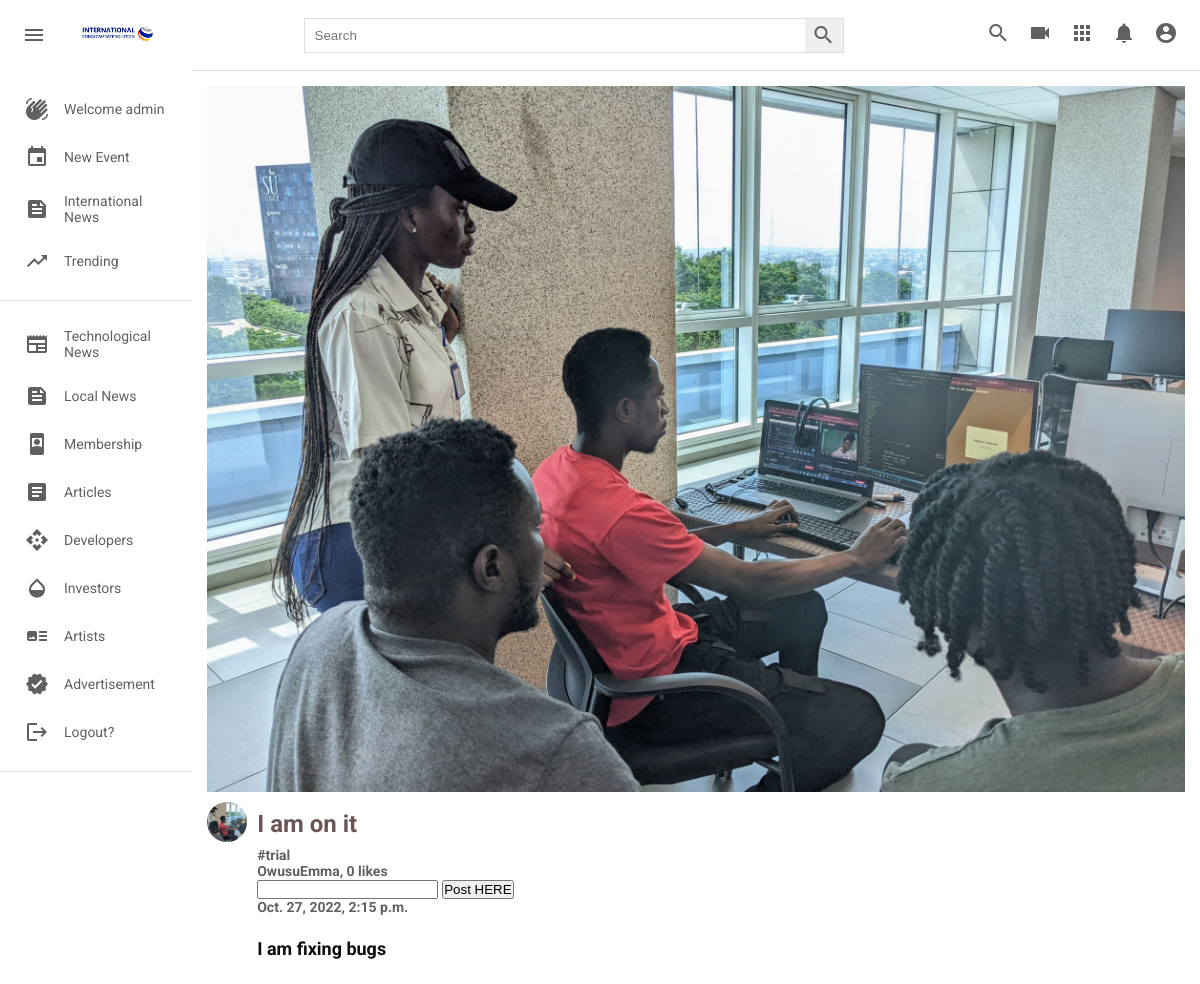
Page /detail/2/ (signed in) on the committed database.
### post/models.py (models this page shows, shortened)
class Post(models.Model):
    title = models.CharField(max_length=500, verbose_name="title", blank=True)
    picture = models.ImageField(upload_to=user_directory_path, verbose_name="Picture", null=True)
    caption = models.CharField(max_length=500000, verbose_name="Caption")
    posted = models.DateTimeField(auto_now_add=True)
    tag = models.ManyToManyField(Tag, related_name="tags")
    user = models.ForeignKey(User, on_delete=models.CASCADE)
    likes = models.IntegerField(default=0)

class Tag(models.Model):
    title = models.CharField(max_length=100, verbose_name='tag')
    slug = models.SlugField(null=False, unique=True, default=uuid.uuid1)
    class Meta:
        verbose_name = 'Tag'
        verbose_name_plural = 'Tags'
    def __str__(self):
        return self.title

### post/views.py (the view)
# urls.py: path('detail/<int:id>/', views.detail_page, name="detailed_page"),
def detail_page(request, id):
    if request.method == 'POST':
        post = Post.objects.get(id=id)
        body = request.POST.get("body")
        commment = Comment.objects.create(post=post, user=request.user, body=body)
        print(commment.body)
    detailed_page = Post.objects.get(pk=id)
    comments = Comment.objects.filter(post=detailed_page).order_by('-date')
    form = CommentForm()
    context = {
        'detailed_page':detailed_page,
        'form':form,
        'comments': comments,
    }
    return render(request, 'detail_page.html', context)

### post/forms.py
class CommentForm(forms.ModelForm):
    body = forms.CharField(widget=forms.TimeInput(attrs={'class':'input', 'placeholder':'Enter Comment'}),required=False)
    class Meta:
        model = Comment
        fields = ['body', 'user', 'post']

### templates/detail_page.html (shortened to what this page needs)
{% extends 'base.html' %}
{% load static %}
   {% block content %}
     <div class="detailPage_videos">
        <div class="detailPage_videos__container">
            <div class="detailPage_video">
                <div class="detailPage_video__thumbnail">
                <img src="{{ detailed_page.picture.url }}" alt="" />
                </div>
                <div class="video__details">
                    <div class="detailPage_author">
                        <img
                        src="{{ detailed_page.picture.url }}"
                        alt=""
                        />
                    </div>
                    <div class="detailPage_title">
                        <h3> <a href=""> {{ detailed_page.title }}</a></h3>
                        <h2><b>{% for tag in detailed_page.tag.all%}<a href="{{tag.get_absolute_url}}"> #{{tag}} </a><br>{% endfor %}</b></h2>
                        <h2><b><a href=""> {{detailed_page.user.username}}, {{detailed_page.likes}} likes </a></b></h2>
                        <form method="POST">
                          <input type="text" required name="body"/>
                          <button type="submit">Post HERE</button>
                        <h2> <b> <a href="">{{detailed_page.posted}}</a> </b></h2><br>
                        <h4> <a href=""> {{ detailed_page.caption }}</a></h4>
                    </div>
                </div>
            </div>
        </div>
      </div>
    </div>
   {% endblock content %}

### templates/base.html (shortened to what this page needs)
{% load static %}
<html lang="en">
  <head>
    <link rel="stylesheet" href={% static 'styles.css'%} />
  </head>
  <body>
    {% if user.is_authenticated %}
    <div class="header">
      <div class="header__left">
        <i id="menu" class="material-icons">menu</i>
        <img
          src={% static 'images/mainlogo.jpg'%}
          alt=""
        />
      </div>
      <div class="header__search">
        <form action="">
          <input type="text" placeholder="Search" />
          <button><i class="material-icons">search</i></button>
        </form>
      </div>
      <div class="header__icons">
        <i class="material-icons display-this">search</i>
        <i class="material-icons">videocam</i>
        <i class="material-icons">apps</i>
        <i class="material-icons">notifications</i>
        <a href="{% url 'profile' request.user.username %}"
        class="nav-item nav-link {% if request.user.username in request.path %}active{% endif %}">
        <i class="material-icons display-this">account_circle</i>
        </a>
      </div>
    </div>
    <div class="mainBody">
      <div class="sidebar">
        <div class="sidebar__categories">
          <div class="sidebar__category">
            <i class="material-icons">waving_hand</i>
            <span>Welcome {{ user.username }}</span>
          </div>
          <div class="sidebar__category">
            <i class="material-icons">event</i>
            <span><a style="text-decoration:none; color: rgb(96, 96, 96);" href="{% url 'newevent' %}">New Event</a></span>
          </div>
          <div class="sidebar__category">
            <i class="material-icons">feed</i>
            <span><a style="text-decoration:none; color: rgb(96, 96, 96);" href="{% url 'internationalnews' %}">International News</a></span>
          </div>
          <div class="sidebar__category">
            <i class="material-icons">trending_up</i>
            <span><a style="text-decoration:none; color: rgb(96, 96, 96);" href="{% url 'trending' %}">Trending</a></span>
          </div>
        </div>
        <hr />
        <div class="sidebar__categories">
          <div class="sidebar__category">
            <i class="material-icons">newspaper</i>
            <span>Technological News</span>
          </div>
          <div class="sidebar__category">
            <i class="material-icons">feed</i>
            <span>Local News</span>
          </div>
          <div class="sidebar__category">
            <i class="material-icons">remember_me</i>
            <span>Membership</span>
          </div>
          <div class="sidebar__category">
            <i class="material-icons">article</i>
            <span>Articles</span>
          </div>
          <div class="sidebar__category">
            <i class="material-icons">api</i>
            <span>Developers</span>
          </div>
          <div class="sidebar__category">
            <i class="material-icons">opacity</i>
            <span>Investors</span>
          </div>
          <div class="sidebar__category">
            <i class="material-icons">art_track</i>
            <span> Artists</span>
          </div>
          <div class="sidebar__category">
            <i class="material-icons">verified</i>
            <span>Advertisement</span>
          </div>
          <div class="sidebar__category">
            <i class="material-icons">logout</i>
            <span><a style="text-decoration:none; color: rgb(96, 96, 96);" href="{% url 'logout' %}">Logout?</a></span>
          </div>
        </div>
        <hr />
      </div>
      {% else %}
        <div class="alert alert-success" role="alert">
            <h3>Welcome!</h3>
            <a href="{% url 'register' %}">Signup</a>
            <a href="{% url 'login' %}">Login</a>
        </div>
      {% endif %}
    {% block content %}
    {% endblock content %}
  </body>
</html>

### static/styles.css (style rules this page uses)
* { margin: 0; padding: 0; box-sizing: border-box; }
body { font-family: 'Roboto', sans-serif; }
.material-icons { color: rgb(96, 96, 96); }
.header { display: flex; justify-content: space-between; align-items: center; height: 70px; padding: 15px; }
.header__left { display: flex; align-items: center; }
.header__left img { width: 100px; margin-left: 15px; }
.header i { padding: 0 7px; cursor: pointer; }
.header__search form { border: 1px solid #ddd; height: 35px; margin: 0; padding: 0; display: flex; }
.header__search input { width: 500px; padding: 10px; margin: 0; border-radius: 0; border: none; height: 100%; }
.header__search button { padding: 0; margin: 0; height: 100%; border: none; border-radius: 0; }
.mainBody { height: calc(100vh - 70px); display: flex; overflow: hidden; }
.sidebar { height: 100%; width: 230px; background-color: white; overflow-y: scroll; }
.sidebar__categories { width: 100%; display: flex; flex-direction: column; margin-bottom: 15px; margin-top: 15px; }
.sidebar__category { display: flex; align-items: center; padding: 12px 25px; }
.sidebar__category span { margin-left: 15px; }
hr { height: 1px; background-color: #e5e5e5; border: none; }
.video__details { display: flex; margin-top: 10px; }
.title a, span { text-decoration: none; color: rgb(96, 96, 96); font-size: 14px; }
.detailPage_videos { background-color: #fff; width: 100%; height: 100%; padding: 15px 15px; border-top: 1px solid #ddd; overflow-y: scroll; }
.detailPage_video { width: 100%; margin-bottom: 30px; }
.detailPage_video__thumbnail { width: 100%; height: 80%; }
.detailPage_video__thumbnail img { object-fit: cover; height: 100%; width: 100%; }
.detailPage_author img { object-fit: cover; border-radius: 50%; height: 40px; width: 40px; margin-right: 10px; }
.detailPage_title { display: flex; flex-direction: column; }
.detailPage_title h3 a { color: rgb(107, 86, 86); line-height: 45px; font-size: 24px; margin-bottom: 6px; }
.detailPage_title h4 a { color: rgb(14, 13, 13); line-height: 30px; font-size: 18px; margin-bottom: 6px; }
.detailPage_title a, span { text-decoration: none; color: rgb(96, 96, 96); font-size: 14px; }

### rows in the picture
Post: picture (picture), title "I am on it", user.username "OwusuEmma", likes "0", posted "Oct. 27, 2022, 2:15 p.m.", caption "I am fixing bugs"
Tag: title "trial"

### other values in the picture
{{ user.username }} "admin"
